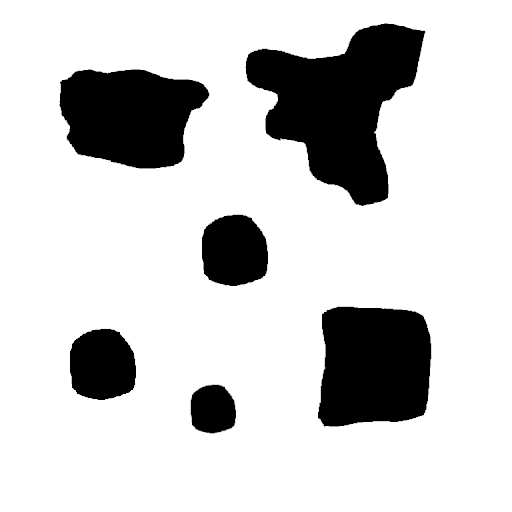
#> input picture mapas/my_map.png, 512 x 512 px, found by its file name
$ python test.py
#> lines starting #> are read from the running program, lines starting #| are printed output that depends on the picture
import numpy as np
import matplotlib.pyplot as plt
from imageio import imread
# import matplotlib.image as mpimg
from skimage import measure, color
from skimage.color.colorconv import rgb2gray, rgba2rgb
from shapely.geometry import shape, Point, Polygon, LineString
from shapely import affinity

from descartes.patch import PolygonPatch

# read a PNG
polypic = imread('.\mapas\my_map.png')
#> polypic is the input picture: shape (512, 512, 3); min 0, max 255, mean 206.1
# convert to greyscale if need be
# polypic = rgba2rgb(polypic)
gray = rgb2gray(polypic)

# find contours
# Not sure why 1.0 works as a level -- maybe experiment with lower values
contours = measure.find_contours(gray, 0.5)
#> contours = 6 point arrays, longest 797 points


# build polygon, and simplify its vertices if need be
# this assumes a single, contiguous shape
# if you have e.g. multiple shapes, build a MultiPolygon with a list comp

# RESULTING POLYGONS ARE NOT GUARANTEED TO BE SIMPLE OR VALID
# check this yourself using e.g. poly.is_valid
# print(contours)

poly_list = []
for obs in contours:
    poly_list.append(Polygon(obs).simplify(1.0))
#> this loop made 6 passes
#> after the loop, poly_list = 6 items


# fig = plt.figure(figsize=(8,5), dpi=100)
# ax = fig.add_subplot(111, aspect='equal')
for i in poly_list:
    plt.plot(*i.exterior.xy)


# print(np.array(contours).shape)
# poly = Polygon(contours[0]).simplify(1.0)
# # poly = affinity.rotate(poly, -90)

# poly3 = Polygon(contours[1]).simplify(1.0)
# # poly = Polygon(contours)
# # poly3 = affinity.rotate(poly3, -90)

# print(polypic.shape)
try:
    WORLDX, WORLDY = polypic.shape
except ValueError:
    WORLDX, WORLDY, _ = polypic.shape
#> WORLDX = 512; WORLDY = 512
# [8 lines of commented-out code are left out]

plt.xlim(0, WORLDX)
plt.ylim(0, WORLDY)

# [10 lines of commented-out code are left out]
plt.show()
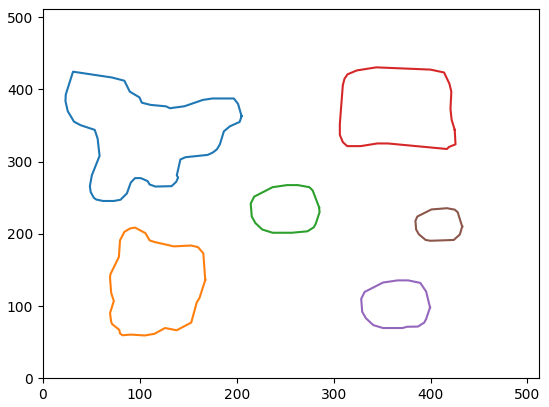
#> figure drawn by matplotlib, 1 panel
